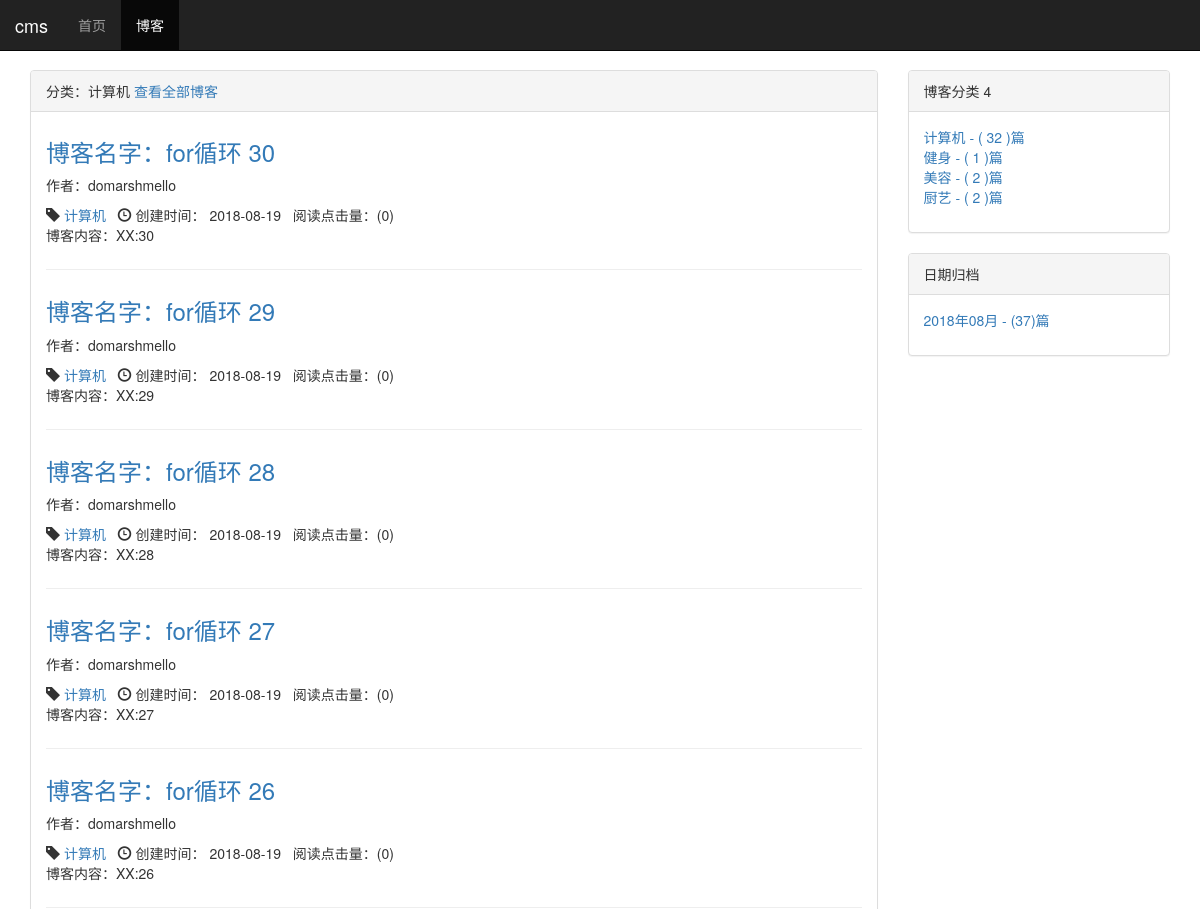
The page /blog/type/1 (upper part) on the database as committed earlier.
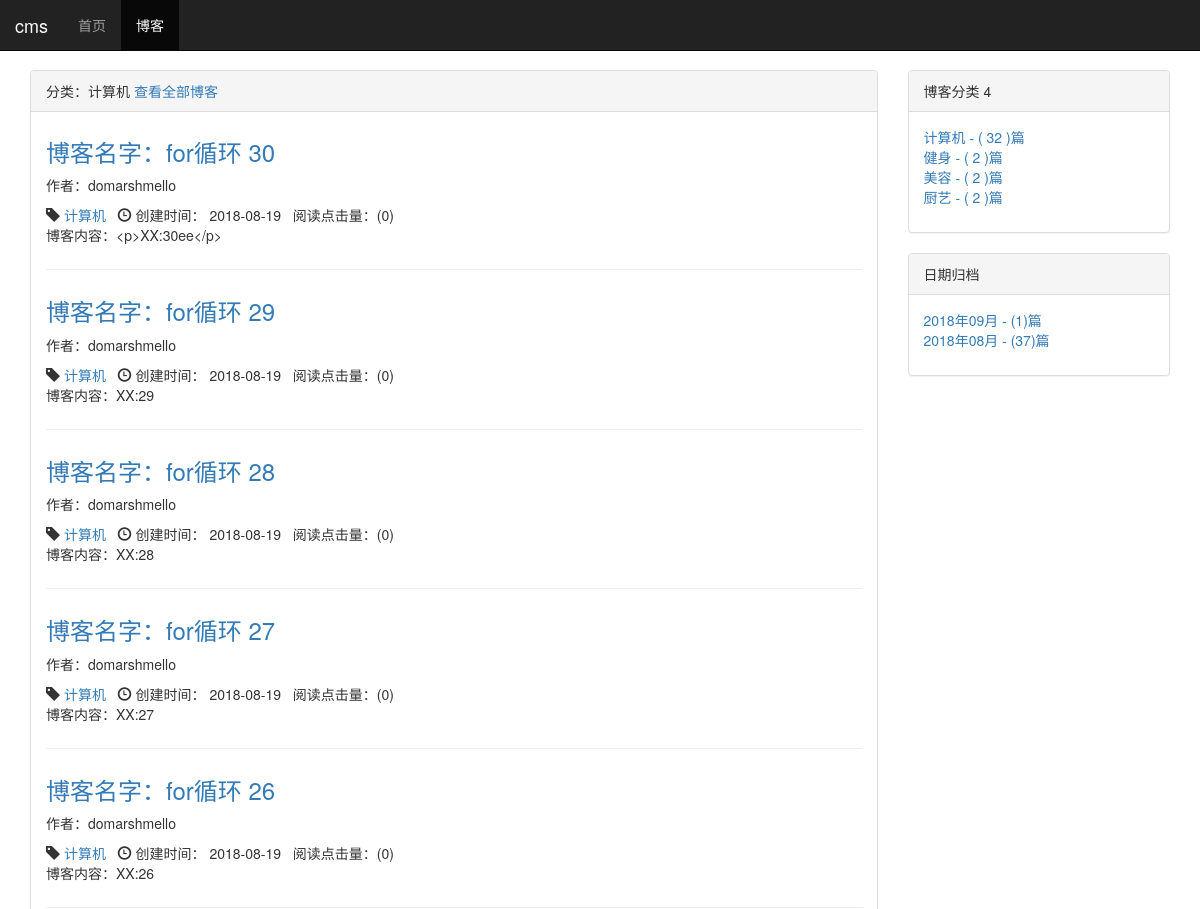
The same page on the database as committed later.
### mytest/models.py (models this page shows, shortened)
class Blog(models.Model, ReadNumExpandMethod):
    title = models.CharField(verbose_name='标题', max_length=60)
    blog_type = models.ForeignKey(BlogType, verbose_name='类型', on_delete=models.DO_NOTHING)
    content = RichTextUploadingField(verbose_name='内容')
    author = models.ForeignKey(User, verbose_name='作者', on_delete=models.DO_NOTHING)
    created_time = models.DateTimeField(verbose_name='创建时间', auto_now_add=True)
    last_update_time = models.DateTimeField(verbose_name='更新时间', auto_now_add=True)
    tags = TaggableManager()  # tags器管理网求允许你从Blog对象中添加，检索和移除标签。
    class Meta:
        ordering = ['-created_time']

class BlogType(models.Model):
    type_name = models.CharField(verbose_name='分类', max_length=20)
    def __str__(self):
        return self.type_name

### mytest/views.py (the view)
# urls.py: path('type/<int:blog_type_pk>', blogs_with_type, name="blog_with_type"),
def blogs_with_type(request, blog_type_pk):
    blog_type = get_object_or_404(BlogType, pk=blog_type_pk)
    blogs_all_list = Blog.objects.filter(blog_type=blog_type)
    context = get_blog_list_common_data(request, blogs_all_list)
    context['blog_type'] = blog_type
    return render_to_response('blog_with_type.html', context)

### read_statistics/models.py (called while the page is built)
    def get_read_num(self):
        try:
            ct = ContentType.objects.get_for_model(self)
            readnum = ReadNum.objects.get(content_type=ct, object_id=self.pk)
            return readnum.read_num
        except exceptions.ObjectDoesNotExist:
            return 0

### mytest/templates/blog_with_type.html (shortened to what this page needs)
{% extends 'blog_list.html' %}
{% block blog_list_title %}
分类：{{ blog_type.type_name }}
<a href="{% url 'blog_list' %}">查看全部博客</a>
{% endblock %}

### mytest/templates/blog_list.html (shortened to what this page needs)
{% extends 'base.html' %}
{% load staticfiles %}
{% block header_extends %}
<link rel="stylesheet" href="{% static 'blog/blog.css' %}">
{% endblock %}
{% block content%}
<div class="container">
    <div class="row">
        <div class="col-xs-9 col-sm-9 col-md-9 col-lg-9">
            <div class="panel panel-default">
                <div class="panel-heading">
                    {% block blog_list_title %} 博客列表  （ 当前页有  {{ blogs|length }}篇博客 ）  {% endblock %}
                </div>
                <div class="panel-body">
                    {% for blog in blogs %}
                    <div class="blog">
                       <h3>
                           <a href="{% url 'blog_detail' blog.pk %}">博客名字：{{ blog.title }} </a>
                       </h3>
                        <p>作者：{{ blog.author | truncatechars:100}} </p>
                        <p class="blog-info">
                            <span class="glyphicon glyphicon-tag"></span>  <a href="{% url 'blog_with_type' blog.blog_type.pk %}">{{ blog.blog_type }}</a>&nbsp;&nbsp;
                            <span class="glyphicon glyphicon-time"></span> 创建时间：  {{ blog.created_time|date:"Y-m-d" }}&nbsp;&nbsp;
                            阅读点击量：({{ blog.get_read_num }})
                        </p>
                        <p>博客内容：{{ blog.content | truncatechars:30}} </p>
                    </div>
                        {% empty %}
                    <div class="blog">
                        <h3>暂时没有博客 敬请期待更新</h3>
                    </div>
                        {% endfor %}
                </div>
            </div>
        </div>
        <div class="col-xs-3 col-sm-3 col-md-3 col-lg-3">
            <div class="panel panel-default">
                    <div class="panel-heading">博客分类 {{ blog_types | length }}</div>
                        <div class="panel-body">
                            <ul class="blog-types">
                                {% for blog_type in blog_types %}
                                <li>
                                    <a href="{% url 'blog_with_type' blog_type.pk %}">
                                        {{ blog_type.type_name }}  - ( {{ blog_type.blog_count }} )篇
                                    </a>
                                 </li>
                            {% empty %}
                                <li>暂无分类</li>
                                {% endfor %}
                             </ul>
                        </div>
            </div>
            <div class="panel panel-default">
                 <div class="panel-heading">日期归档</div>
                    <div class="panel-body">
                     <ul>
                         {% for blog_date, blog_count  in blog_dates.items %}
                         <li>
                             <a href="{% url 'blogs_with_date' blog_date.year blog_date.month %}">
                                 {{ blog_date | date:"Y年m月" }} - ({{ blog_count}})篇
                             </a>
                         </li>
                        {% endfor %}
                     </ul>
                     </div>
             </div>
        </div>
    </div>
</div>
{% endblock %}

Rows that differ between the two databases and show on the page:
changed Blog "for循环 30": content "XX:30" → "<p>XX:30ee</p>"
computed for BlogType "健身": blog_count "1" → "2"
Other text that changed with them:
new list line: "2018年09月 - ( 1 )篇"
